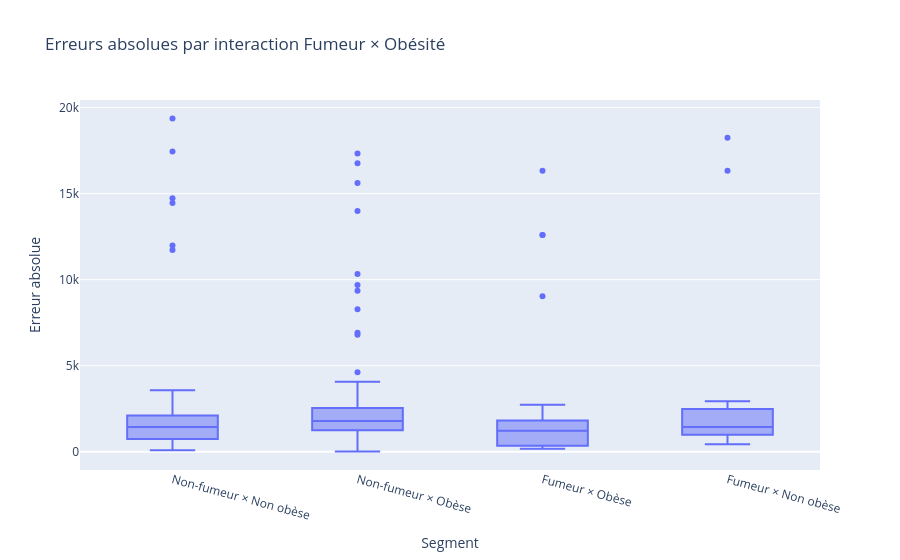
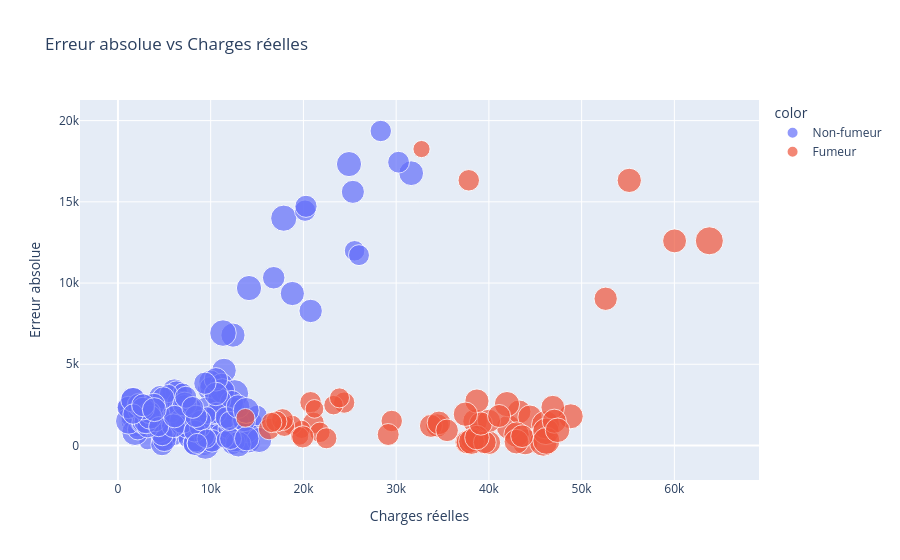
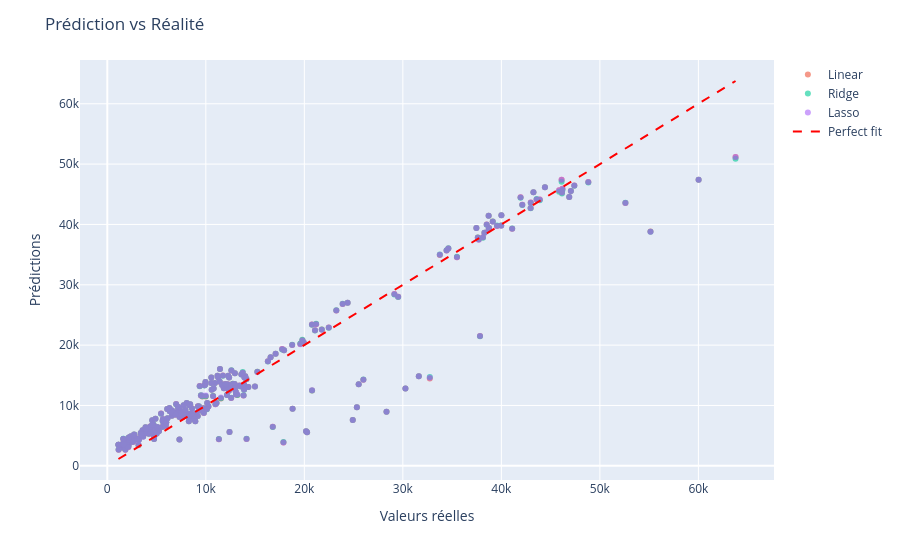

These figures' notebook cell, in order:
### Code cell
import pandas as pd
import numpy as np
import plotly.express as px
from sklearn.model_selection import train_test_split
from sklearn.preprocessing import StandardScaler
from sklearn.linear_model import LinearRegression, Ridge, Lasso
from sklearn.metrics import mean_squared_error, r2_score, mean_absolute_error

# 1. Charger les données et suppression du doublon
df = pd.read_csv('../data/insurance.csv')
df = df.drop_duplicates().reset_index(drop=True)

# 2. Gestion d'erreur hypothétique de la non présence du csv
if df.isnull().sum().any():
    print("Valeurs manquantes détectées.")
else:
    print("Aucune valeur manquante.")

# 3. Encoder sex et smoker en bool
df['sex'] = df['sex'].map({'female': 0, 'male': 1})
df['smoker'] = df['smoker'].map({'no': 0, 'yes': 1})

# 4. Créer catégories 
df['bmi_category'] = pd.cut(
    df['bmi'],
    bins=[0, 18.5, 25, 30, 35, 40, 100],
    labels=['underweight', 'normal', 'overweight', 'obese1', 'obese2', 'obese3']
)
df['age_group'] = pd.cut(
    df['age'],
    bins=[0, 25, 35, 50, 100],
    labels=['young', 'adult', 'middle', 'senior']
)

# 5. Préparer un DataFrame pour le modèle 
df_for_model = df.drop(columns=['age', 'bmi'])

# 6. Encodage one-hot des catégories 
df_encoded = pd.get_dummies(
    df_for_model,
    columns=['region', 'bmi_category', 'age_group'],
    drop_first=True
)

# 7. Ajouter des interactions simples
# Interaction numérique : smoker × bmi
df_encoded['smoker_x_bmi'] = df['smoker'] * df['bmi']

# Interaction binaire : smoker × obésité (BMI ≥ 30)
df_encoded['smoker_x_obese'] = df['smoker'] * (df['bmi'] >= 30).astype(int)

# 8. Préparer X, y
X = df_encoded.drop('charges', axis=1)
y = df_encoded['charges']

# 9. Standardisation
scaler = StandardScaler()
X_scaled = scaler.fit_transform(X)
X_scaled = pd.DataFrame(X_scaled, columns=X.columns, index=X.index)

# 10. Split avec seed fixe
X_train, X_test, y_train, y_test = train_test_split(
    X_scaled, y, test_size=0.2, random_state=42
)

# 11. Entraînement
lr = LinearRegression().fit(X_train, y_train)
ridge = Ridge(alpha=1.0).fit(X_train, y_train)
lasso = Lasso(alpha=1.0, max_iter=10000).fit(X_train, y_train)

# 12. Évaluation
def rmse(y_true, y_pred):
    return np.sqrt(mean_squared_error(y_true, y_pred))

models = {'Linear': lr, 'Ridge': ridge, 'Lasso': lasso}
print("\n=== Performances ===")
print(f"{'Modèle':<8} | {'RMSE':>8} | {'MAE':>8} | {'R²':>8}")
for name, model in models.items():
    y_pred = model.predict(X_test)
    rmse_val = rmse(y_test, y_pred)
    mae_val = mean_absolute_error(y_test, y_pred)
    r2_val = r2_score(y_test, y_pred)
    print(f"{name:<8} | {rmse_val:8.2f} | {mae_val:8.2f} | {r2_val:8.4f}")

# 13. Analyse des erreurs fortes (sur le modèle linéaire)
y_pred_lr = lr.predict(X_test)
abs_errors = np.abs(y_test - y_pred_lr)

# Récupérer les vraies features (age, bmi, etc.) pour interpréter les erreurs
test_indices = X_test.index
df_errors = df.loc[test_indices].copy()
df_errors['y_true'] = y_test.values
df_errors['y_pred'] = y_pred_lr
df_errors['abs_error'] = abs_errors.values

# Top 5 erreurs absolues
print("\n=== TOP 5 ERREURS ABSOLUES ===")
top5 = df_errors.nlargest(5, 'abs_error')
print(top5[['age', 'sex', 'bmi', 'children', 'smoker', 'region', 'charges', 'y_pred', 'abs_error']].to_string(index=False))

# 14. Visualisations avec Plotly

# a) Erreurs par interaction fumeur × obésité
df_errors['obese'] = (df_errors['bmi'] >= 30).astype(int)
df_errors['smoker_obese'] = df_errors['smoker'].map({0: 'Non-fumeur', 1: 'Fumeur'}) + ' × ' + \
                           df_errors['obese'].map({0: 'Non obèse', 1: 'Obèse'})

fig1 = px.box(
    df_errors,
    x='smoker_obese',
    y='abs_error',
    title="Erreurs absolues par interaction Fumeur × Obésité",
    labels={'smoker_obese': 'Segment', 'abs_error': 'Erreur absolue'}
)
fig1.update_xaxes(tickangle=15)
fig1.show()

# b) Erreur vs charges réelles (taille = BMI, couleur = fumeur)
fig2 = px.scatter(
    df_errors,
    x='y_true',
    y='abs_error',
    color=df_errors['smoker'].map({0: 'Non-fumeur', 1: 'Fumeur'}),
    size='bmi',
    hover_data=['age', 'bmi', 'children', 'region'],
    title="Erreur absolue vs Charges réelles"
)
fig2.update_layout(xaxis_title="Charges réelles", yaxis_title="Erreur absolue")
fig2.show()

# c) Prédiction vs Réalité
fig3 = px.scatter()
for name, model in models.items():
    y_pred = model.predict(X_test)
    fig3.add_scatter(x=y_test, y=y_pred, mode='markers', name=name, opacity=0.6)

fig3.add_scatter(
    x=[y_test.min(), y_test.max()],
    y=[y_test.min(), y_test.max()],
    mode='lines',
    line=dict(color='red', dash='dash'),
    name='Perfect fit'
)
fig3.update_layout(
    title="Prédiction vs Réalité",
    xaxis_title="Valeurs réelles",
    yaxis_title="Prédictions"
)
fig3.show()

### Figure 1 — Plotly figure (JSON) as saved in the notebook; plotly's stock layout.template omitted (floating-point values rounded to 4 significant figures; data arrays with more than 128 entries replaced by an {"elided": "..."} marker saying what was removed)
{"data": [{"alignmentgroup": "True", "hovertemplate": "Segment=%{x}<br>Erreur absolue=%{y}<extra></extra>", "legendgroup": "", "marker": {"color": "#636efa"}, "name": "", "notched": false, "offsetgroup": "", "orientation": "v", "showlegend": false, "type": "box", "x": {"elided": "268 str values"}, "x0": " ", "xaxis": "x", "y": {"elided": "268 float values"}, "y0": " ", "yaxis": "y"}], "layout": {"boxmode": "group", "legend": {"tracegroupgap": 0}, "title": {"text": "Erreurs absolues par interaction Fumeur × Obésité"}, "xaxis": {"anchor": "y", "domain": [0, 1], "tickangle": 15, "title": {"text": "Segment"}}, "yaxis": {"anchor": "x", "domain": [0, 1], "title": {"text": "Erreur absolue"}}}}

### Figure 2 — Plotly figure (JSON) as saved in the notebook; plotly's stock layout.template omitted (floating-point values rounded to 4 significant figures; data arrays with more than 128 entries replaced by an {"elided": "..."} marker saying what was removed)
{"data": [{"customdata": {"elided": "208x4 mixed values"}, "hovertemplate": "color=Non-fumeur<br>y_true=%{x}<br>abs_error=%{y}<br>bmi=%{customdata[1]}<br>age=%{customdata[0]}<br>children=%{customdata[2]}<br>region=%{customdata[3]}<extra></extra>", "legendgroup": "Non-fumeur", "marker": {"color": "#636efa", "size": {"elided": "208 float values"}, "sizemode": "area", "sizeref": 0.1202, "symbol": "circle"}, "mode": "markers", "name": "Non-fumeur", "orientation": "v", "showlegend": true, "type": "scatter", "x": {"elided": "208 float values"}, "xaxis": "x", "y": {"elided": "208 float values"}, "yaxis": "y"}, {"customdata": {"elided": "60x4 mixed values"}, "hovertemplate": "color=Fumeur<br>y_true=%{x}<br>abs_error=%{y}<br>bmi=%{customdata[1]}<br>age=%{customdata[0]}<br>children=%{customdata[2]}<br>region=%{customdata[3]}<extra></extra>", "legendgroup": "Fumeur", "marker": {"color": "#EF553B", "size": [34.39, 36.67, 27.36, 33.63, 35.2, 28.02, 28.3, 35.53, 40.37, 32.8, 47.41, 20.9, 20.05, 35.97, 25.27, 35.75, 27.8, 27.7, 27.74, 23.66, 34.1, 22.88, 34.1, 31.92, 25.7, 35.2, 40.15, 37.7, 29.07, 38.95, 20.23, 28.88, 46.2, 36.63, 33.11, 47.6, 31.16, 31.35, 26.84, 17.77, 32.77, 36.3, 24.13, 32.77, 31.92, 24.75, 29.7, 38.39, 26.7, 42.35, 43.89, 33.88, 31.82, 33.53, 30.8, 34.48, 21.57, 35.62, 35.09, 36.3], "sizemode": "area", "sizeref": 0.1202, "symbol": "circle"}, "mode": "markers", "name": "Fumeur", "orientation": "v", "showlegend": true, "type": "scatter", "x": [38750.0, 38510.0, 24390.0, 37610.0, 38710.0, 20770.0, 21080.0, 55140.0, 43900.0, 52590.0, 63770.0, 21200.0, 19800.0, 42120.0, 21770.0, 38280.0, 37830.0, 16300.0, 29520.0, 18770.0, 43250.0, 23240.0, 39980.0, 37700.0, 17940.0, 44420.0, 38130.0, 48820.0, 29140.0, 42980.0, 19590.0, 17750.0, 45860.0, 42970.0, 34440.0, 46110.0, 43580.0, 39560.0, 17090.0, 32730.0, 40000.0, 38710.0, 23890.0, 39130.0, 33750.0, 16580.0, 19930.0, 41950.0, 22480.0, 46150.0, 46200.0, 46890.0, 41100.0, 34620.0, 35490.0, 60020.0, 13750.0, 37470.0, 47060.0, 47400.0], "xaxis": "x", "y": [653.1, 1490.0, 2640.0, 209.7, 2736.0, 2658.0, 1388.0, 16320.0, 221.0, 9033.0, 12600.0, 2253.0, 994.0, 1137.0, 811.9, 346.7, 16330.0, 1012.0, 1509.0, 1255.0, 2072.0, 2484.0, 171.6, 199.7, 1192.0, 1749.0, 245.1, 1797.0, 676.9, 673.6, 582.8, 1594.0, 192.7, 237.0, 1231.0, 1273.0, 573.1, 193.2, 1476.0, 18250.0, 1514.0, 489.0, 2931.0, 1352.0, 1207.0, 1417.0, 531.3, 2547.0, 444.2, 869.3, 286.7, 2358.0, 1816.0, 1393.0, 932.4, 12600.0, 1696.0, 1928.0, 1496.0, 937.3], "yaxis": "y"}], "layout": {"legend": {"itemsizing": "constant", "title": {"text": "color"}, "tracegroupgap": 0}, "title": {"text": "Erreur absolue vs Charges réelles"}, "xaxis": {"anchor": "y", "domain": [0, 1], "title": {"text": "Charges réelles"}}, "yaxis": {"anchor": "x", "domain": [0, 1], "title": {"text": "Erreur absolue"}}}}

### Figure 3 — Plotly figure (JSON) as saved in the notebook; plotly's stock layout.template omitted (floating-point values rounded to 4 significant figures; data arrays with more than 128 entries replaced by an {"elided": "..."} marker saying what was removed)
{"data": [{"hovertemplate": "<extra></extra>", "legendgroup": "", "marker": {"color": "#636efa", "symbol": "circle"}, "mode": "markers", "name": "", "orientation": "v", "showlegend": false, "type": "scatter", "xaxis": "x", "yaxis": "y"}, {"mode": "markers", "name": "Linear", "opacity": 0.6, "type": "scatter", "x": {"elided": "268 float values"}, "y": {"elided": "268 float values"}}, {"mode": "markers", "name": "Ridge", "opacity": 0.6, "type": "scatter", "x": {"elided": "268 float values"}, "y": {"elided": "268 float values"}}, {"mode": "markers", "name": "Lasso", "opacity": 0.6, "type": "scatter", "x": {"elided": "268 float values"}, "y": {"elided": "268 float values"}}, {"line": {"color": "red", "dash": "dash"}, "mode": "lines", "name": "Perfect fit", "type": "scatter", "x": [1132.0, 63770.0], "y": [1132.0, 63770.0]}], "layout": {"legend": {"tracegroupgap": 0}, "margin": {"t": 60}, "title": {"text": "Prédiction vs Réalité"}, "xaxis": {"anchor": "y", "domain": [0, 1], "title": {"text": "Valeurs réelles"}}, "yaxis": {"anchor": "x", "domain": [0, 1], "title": {"text": "Prédictions"}}}}
